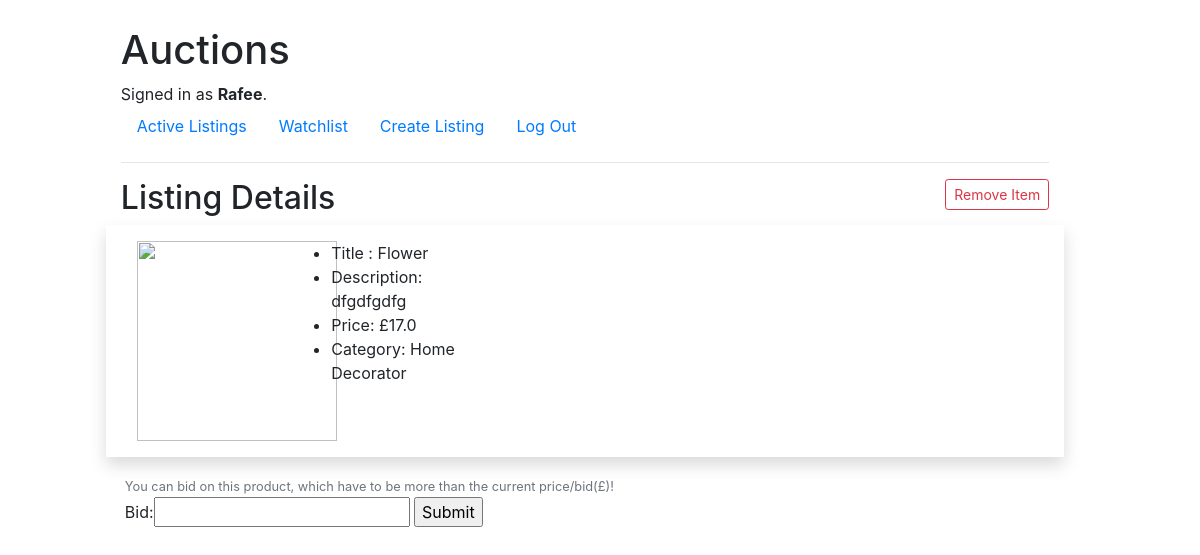
The app's page /listingDetails/1 (signed in) with its own data.
### auctions/models.py (models this page shows, shortened)
class User(AbstractUser):
    pass

class Listing(models.Model):
    title = models.CharField(max_length=50)
    description = models.TextField(max_length=300)
    starting_bid = models.FloatField(max_length=254)
    image = models.ImageField(blank=True, null=True)
    category = models.CharField(max_length=50, blank=True)

### auctions/views.py (the view)
# urls.py: path("listingDetails/<str:listing_id>", views.listing_details, name="listingDetails"),
def listing_details(request, listing_id):
    listing = Listing.objects.get(id=listing_id)
    watchlist = Watchlist.objects.get(user=request.user)
    try:
        listing_in_watchlist = watchlist.listings.get(id = listing_id)
        listing_in_watchlist = True
    except:
        listing_in_watchlist = False
    return render(request, "auctions/listing-details.html", {
        'listing': listing,
        'image': listing.image,
        'bidForm' : BidForm(),
        'listing_in_watchlist': listing_in_watchlist
    })

### auctions/forms.py
class BidForm(ModelForm):
   class Meta:
       model = Bid
       fields = ['bid']

### auctions/templates/auctions/listing-details.html (shortened to what this page needs)
{% extends "auctions/layout.html" %} {% block body %}
<h2>
  Listing Details
  {% if user.is_authenticated %}
    {% if listing_in_watchlist %}
    <a
      href="{% url 'auctions:removeWatchlist' listing.id %}"
      class="float-right btn btn-outline-danger btn-sm"
      >Remove Item</a
    >
    {% endif %}
  {% endif %}
</h2>
<div class="row mb-3 p-3 shadow">
  <div class="col-lg-2">
    <img src="{{ image.url }}" class="image-style" />
  </div>
  <div class="col-lg-3">
    <ul>
      <li>Title : {{ listing.title }}</li>
      <li>Description: {{ listing.description }}</li>
      <li>Price: £{{ listing.starting_bid }}</li>
      <li>Category: {{ listing.category }}</li>
    </ul>
  </div>
</div>
<div class="row ml-1">
  <form action="{% url 'auctions:bid' listing.id %}" method="POST">
    <small class="text-muted">You can bid on this product, which have to be more than the current price/bid(£)! </small><br>
    {{bidForm}}
    <input type="submit">
  </form>
</div>
{% endblock %}

### auctions/templates/auctions/layout.html (shortened to what this page needs)
{% load static %}
<!DOCTYPE html>
<html lang="en">
    <head>
        <link rel="stylesheet" href="https://stackpath.bootstrapcdn.com/bootstrap/4.4.1/css/bootstrap.min.css">
        <link href="{% static 'auctions/css/styles.css' %}" rel="stylesheet">
    </head>
    <body>
        <div class="container-fluid row align-items-center justify-content-center">
            <div class="col-md-10 mt-3">
                <h1>Auctions</h1>
                <div>
                    {% if user.is_authenticated %}
                        Signed in as <strong>{{ user.username }}</strong>.
                    {% else %}
                        Not signed in.
                    {% endif %}
                </div>
                <ul class="nav">
                    <li class="nav-item">
                        <a class="nav-link" href="{% url 'auctions:index' %}">Active Listings</a>
                    </li>
                    {% if user.is_authenticated %}
                        <li class="nav-item">
                            <a class="nav-link" href="{% url 'auctions:watchlist' %}">Watchlist</a>
                        </li>
                        <li class="nav-item">
                            <a class="nav-link" href="{% url 'auctions:createListing' %}">Create Listing</a>
                        </li>
                        <li class="nav-item">
                            <a class="nav-link" href="{% url 'auctions:logout' %}">Log Out</a>
                        </li>
                    {% endif %}
                </ul>
                <hr>
                {% block body %}
                {% endblock %}
            </div>
        </div>
    </body>
</html>

### auctions/static/auctions/css/styles.css (style rules this page uses)
body { padding: 10px; }
.image-style { height: 200px; width: 200px; }

### records on screen
User: username "Rafee"
Listing: title "Flower", description "dfgdfgdfg", starting_bid "17.0", category "Home Decorator"
